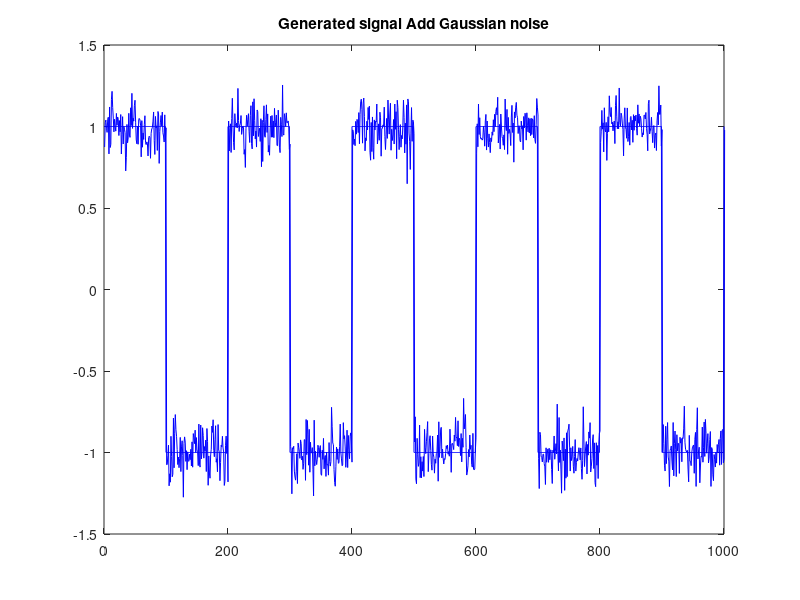
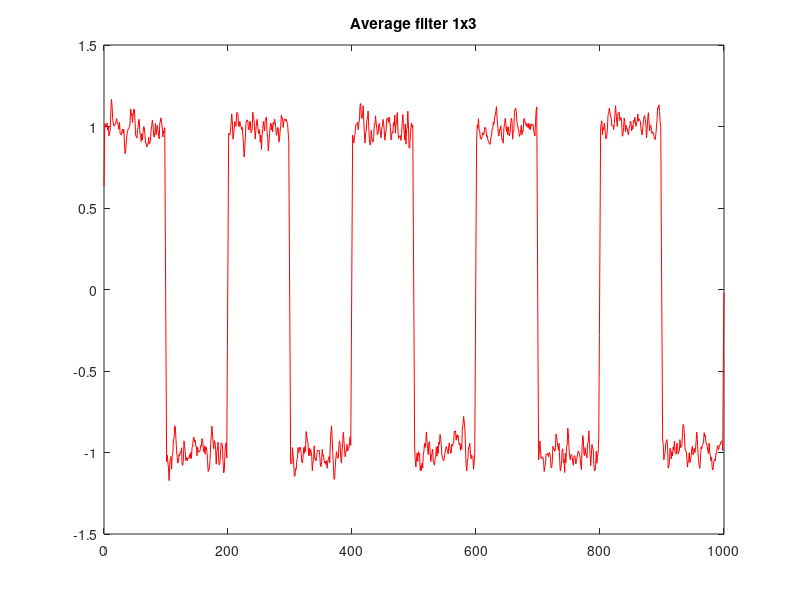
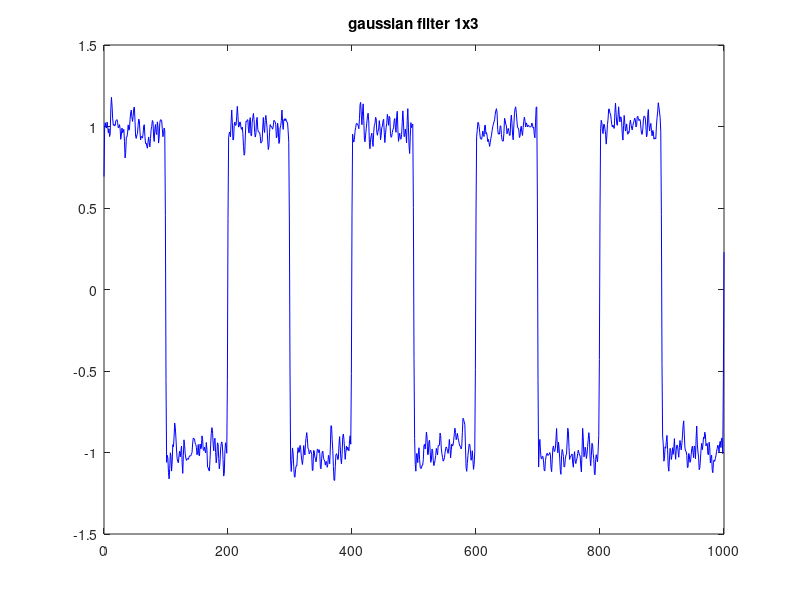
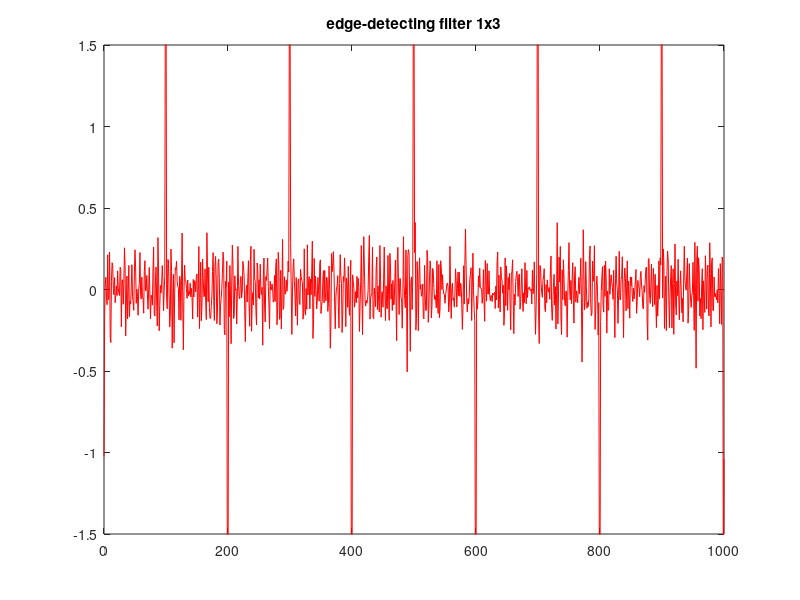

MATLAB code to generate these figures, in order: (Note: this script raises an error after producing the figures.)
%TASK 1
Sample = 1000;        % number of sample 
Period = 200;         %  period of the function
frequency= 1/Period;
amp = 1;         % Amplitude of signal
duty = 50;       % Duty cycle 
t = 0:1:Sample;
A = amp*square(2*pi*frequency.*t,duty);  % Generated Rectangular function 
plot (t,A ,'-b');
title ("Generated signal Add Gaussian noise")
hold on

% Generating Gaussian noise and adding to the rectangular signal 
mean = 0;
sigma = 0.1;
signal_noise = A + sigma*randn(size(A)) + mean;  %Adding noise
plot(signal_noise,'-b');
axis([0 1000 -1.5 1.5]);


%% TASK 2
%      creating simple 3 flters (1x3)

F1 = [1/3 1/3 1/3];      % Averaging filter
F2 = [1/4 1/2 1/4];      % Gaussian filter 
F3 = [-1 0 1];           % Edge-detecting filter

% Convolving siganl Signal noise with filters of size 1x3 

conv_F1 = conv(signal_noise, F1, "same");
conv_F2 = conv(signal_noise, F2, "same");
conv_F3 = conv(signal_noise, F3, "same");

figure

plot(t, conv_F1,'r');
title ("Average filter 1x3")
axis([0 1000 -1.5 1.5])

figure
plot(t, conv_F2,'b');
title ("gaussian filter 1x3")
axis([0 1000 -1.5 1.5])

figure
plot(t, conv_F3,'r');
title ("edge-detecting filter 1x3")
axis([0 1000 -1.5 1.5])


%    Expanding the filter to 1x5 size

nF1 = [1/3 1/3 1/3 1/3 1/3 1/3];  % Averaging filter  1x5
nF1 = nF1/sum(sum(nF1));          % Normalized filter of nF1

nF2 = [1/4 1/2 1/4 1/2 1/4 1/2];  % Gaussian filter 1x5
nF2 = nF2/sum(sum(nF2));          % Normalized filter of nF2

nF3 = [-1 0 1 0 -1];              % Edge-detecting filter 1x9
nF3 = nF3/sum(sum(nF3));          % Normalized filter of nF3

% Convolving siganl A with filters of size 1x5 

conv_1F1 = conv(signal_noise, nF1, "same");
conv_1F2 = conv(signal_noise, nF2, "same");
conv_1F3 = conv(signal_noise, nF3, "same");

figure
plot(t, conv_1F1,'b');
title ("Average filter 1x5")
axis([0 1000 -1.5 1.5])

figure
plot(t, conv_1F2,'r');
title ("gaussian filter 1x5")
axis([0 1000 -1.5 1.5])

figure
plot(t, conv_1F3,'b');
title ("edge-detecting filter 1x5")
axis([0 1000 -1.5 1.5])

% The Gaussian reduces the effect of noise present in the signal.
%It's usually used to blur the image or to reduce noise.

%Edge detection is the most familiar approach for detecting significant discontinuities in intensity values. Edges are local changes in the image intensity.
%Edges typically occur on the boundary between two regions

%The averaging filter is used in situations where is necessary 
%to smooth data that carrying high frequency distortion.



%%  TASK 3

%  Implementing convolution using function 

CF1 = convolution(signal_noise, F1);
CF2 = convolution(signal_noise, F2);
CF3 = convolution(signal_noise, F3);
CnF1 = convolution(signal_noise, nF1);
CnF2 = convolution(signal_noise, nF2);
CnF3 = convolution(signal_noise, nF3);


figure
subplot(2, 6, 1);
plot(t, conv_F1,'r');
title ("Average filter 1x3")
axis([0 1000 -1.5 1.5])

subplot(2, 6, 2);
plot(t, conv_F2,'b');
title ("gaussian filter 1x3")
axis([0 1000 -1.5 1.5])

subplot(2, 6, 3);
plot(t, conv_F3,'r');
title ("edge-detecting filter 1x3")
axis([0 1000 -1.5 1.5])

subplot(2, 6, 4);
plot(t, conv_1F1,'b');
title ("Average filter 1x5")
axis([0 1000 -1.5 1.5])

subplot(2, 6, 5);
plot(t, conv_1F2,'r');
title ("gaussian filter 1x5")
axis([0 1000 -1.5 1.5])

subplot(2, 6, 6);
plot(t, conv_1F3,'b');
title ("edge-detecting filter 1x5")
axis([0 1000 -1.5 1.5])

%plotting with function
length(CF1);
t1=1:1:1003; 

subplot(2, 6, 7);
hold on
plot(t1, CF1,'r');
title ("Average filter 1x3 with function")
axis([0 1000 -1.5 1.5])

subplot(2, 6, 8);
hold on
plot(t1, CF2,'b');
title ("Gaussian filter 1x3 with function")
axis([0 1000 -1.5 1.5])

subplot(2, 6,9);
hold on
plot(t1, CF3,'r');
title ("Edge detecting  filter 1x3 with function")
axis([0 1000 -1.5 1.5])
length(CnF1);
t2=1:1:1006;

subplot(2, 6, 10);
hold on
plot(t2, CnF1,'b');
title ("Average filter 1x5 with function")
axis([0 1000 -1.5 1.5])

subplot(2, 6, 11);
hold on
plot(t2, CnF2,'r');
title ("Gaussian filter 1x5 with function")
axis([0 1000 -1.5 1.5])
length(CnF3);
t3=1:1:1005;

subplot(2, 6, 12);
hold on
plot(t3, CnF3,'b');
title ("Edge detecting filter 1x5 with function")
axis([0 1000 -1.5 1.5])





